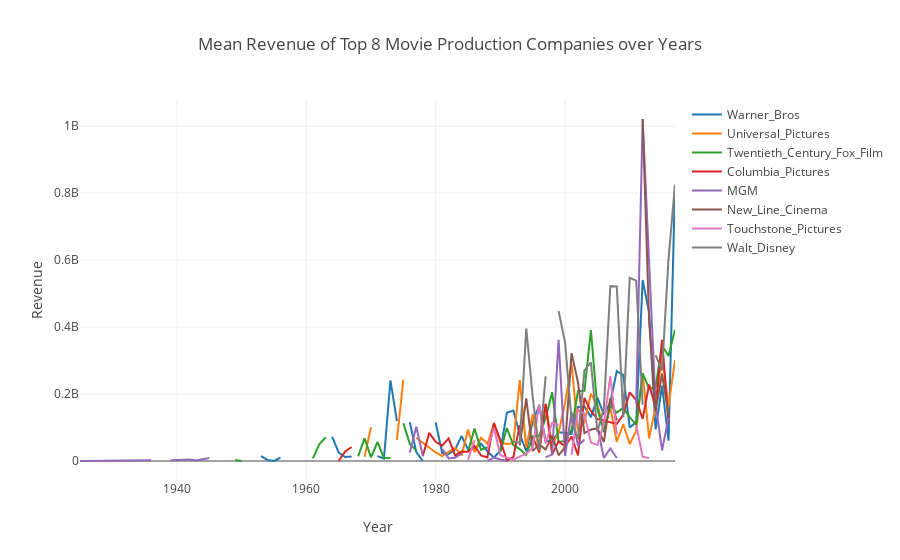

Here is the notebook cell this chart was saved with:
### Code cell
#Plot for mean revenue of the top 8 production companies over the years.
data = [go.Scatter(x=prod_revenue_concat.index, y=prod_revenue_concat.Warner_Bros, name='Warner_Bros'), go.Scatter(x=prod_revenue_concat.index, y=prod_revenue_concat.Universal_Pictures, name='Universal_Pictures'),
       go.Scatter(x=prod_revenue_concat.index, y=prod_revenue_concat.Twentieth_Century_Fox_Film, name='Twentieth_Century_Fox_Film'),go.Scatter(x=prod_revenue_concat.index, y=prod_revenue_concat.Columbia_Pictures, name='Columbia_Pictures'),
       go.Scatter(x=prod_revenue_concat.index, y=prod_revenue_concat.MGM, name='MGM'), go.Scatter(x=prod_revenue_concat.index, y=prod_revenue_concat.New_Line_Cinema, name='New_Line_Cinema'),
       go.Scatter(x=prod_revenue_concat.index, y=prod_revenue_concat.Touchstone_Pictures, name='Touchstone_Pictures'),go.Scatter(x=prod_revenue_concat.index, y=prod_revenue_concat.Walt_Disney, name='Walt_Disney')]


layout = go.Layout(dict(title = 'Mean Revenue of Top 8 Movie Production Companies over Years',
                  xaxis = dict(title = 'Year'),
                  yaxis = dict(title = 'Revenue'),
                  ),legend=dict(
                orientation="v"))
py.iplot(dict(data=data, layout=layout))
